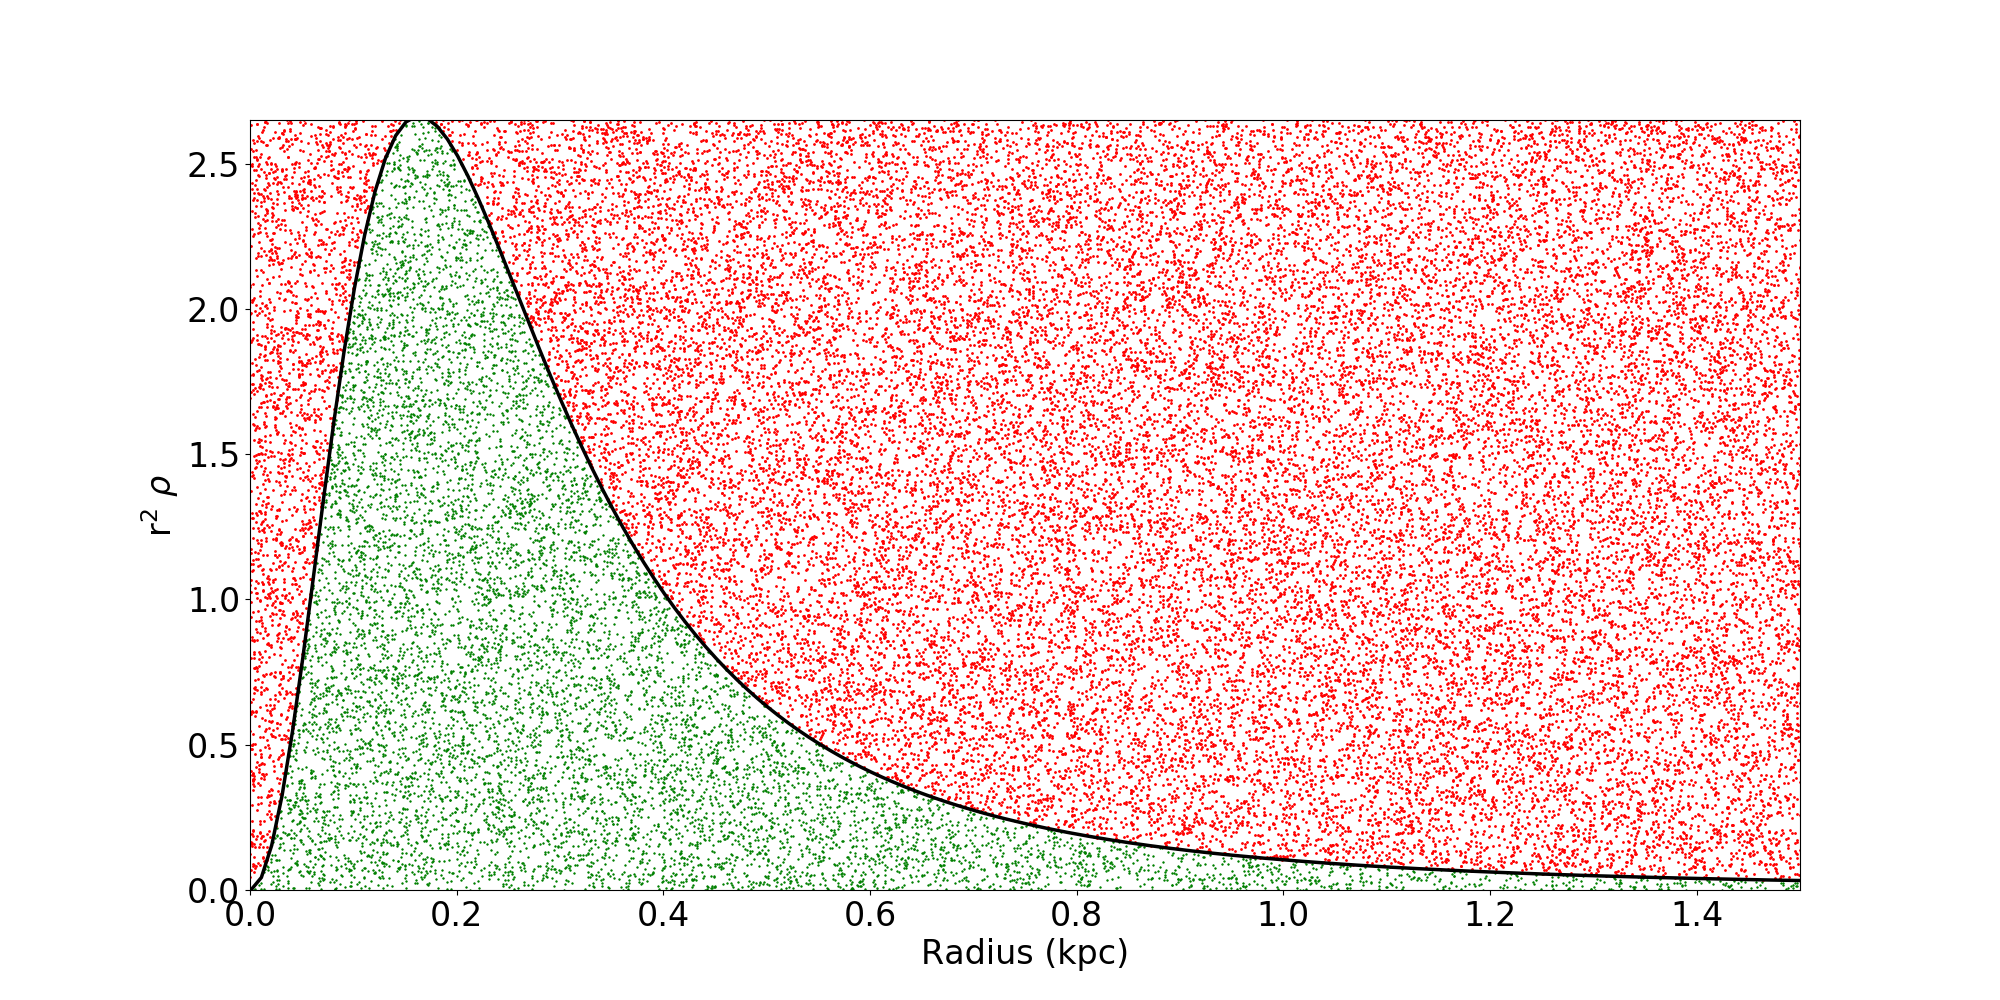

This chart was generated by the following Python code:
#! /usr/bin/python
#/* Copyright (c) 2018 Siddhartha Shelton */
import random
import math as mt
import matplotlib.pyplot as plt
random.seed(a = 687651463)

class sampling:
    def __init__(self, scale_r, M):
        self.radii = []
        self.funcp = []
        self.fs    = []
        self.throw_away_r = []
        self.throw_away_funcp = []
        
        self.M = M
        self.a = scale_r
        self.max_r = mt.sqrt(2.0 / 3.0) * scale_r
        self.max_rsq_rho = self.plummer_rsq_den(self.max_r)
        
        
    def plummer_rsq_den(self, r):
        coeff = (3.0 * self.M) / (4.0 * mt.pi * self.a**3.0)
        quot = ((r * r) / (self.a * self.a))
        
        den = coeff * r * r * (1.0 + quot)**(-5.0 / 2.0)
        return den
        
    def rejection_sample(self):
        counter = 0
        counter2 = 0
        N = 10000
        self.massper = self.M / float(N)
        
        while(counter < N):
            u = random.uniform(0.0, 1.0)
            r = random.uniform(0.0, 1.0) * 10. * self.a
            
            rsq_rho = self.plummer_rsq_den(r) 
            test = rsq_rho / (self.max_rsq_rho)
            
            if(test >= u):
                self.radii.append( r)
                self.funcp.append(u * self.max_rsq_rho)
                counter += 1
            else:
                counter2 += 1
                self.throw_away_r.append( r)
                self.throw_away_funcp.append(u * self.max_rsq_rho )
        
        
        
    def get_func_vals(self, dN):
        x = 0.001
        self.rs = []
        self.fs = []
        self.fs_hist = []
        for i in range(1000):
            self.rs.append(x)
            self.fs.append(self.plummer_rsq_den(x))
            self.fs_hist.append(4.0 * mt.pi * self.plummer_rsq_den(x) * dN / self.massper)
            x += 0.01
    
    
    def bin_all(self, radii):
        binN = 50
        bin_upper = 2.0
        bin_lower = 0.0
        bin_width = abs(bin_upper - bin_lower) / float(binN)
        counts = []
        bins = []
        cur_bin_lower = bin_lower
        cur_bin_upper = bin_lower + bin_width
        
        for j in range(binN):
            counts.append(0.0)
            bins.append(bin_lower + bin_width * (j + 0.5) ) 
        
        for i in range(0, len(radii)):
            cur_bin_lower = bin_lower
            cur_bin_upper = bin_lower + bin_width
            for j in range(0, binN):
                if(radii[i] > cur_bin_lower and radii[i] <= cur_bin_upper):
                    counts[j] += 1.0 
                    break
                cur_bin_lower += bin_width 
                cur_bin_upper += bin_width
            
        self.counts = counts
        self.bins = bins
        self.bin_width = bin_width
    
    def plot(self, plot_name):
        plt.figure(figsize=(20, 10))
        plt.ylim(0.0, 2.65)
        plt.xlim(0.0, 1.5)
        plt.tick_params(axis='y', which='major', labelsize=24)
        plt.tick_params(axis='x', which='major', labelsize=24)
        plt.xlabel('Radius (kpc)', fontsize=28)
        plt.ylabel(r'r$^2$ $\rho$', fontsize=28)
        plt.plot(self.radii, self.funcp, '+', markersize = 1, color = 'g', marker = '+')
        plt.plot(self.throw_away_r, self.throw_away_funcp, '.', markersize = 1.0, color = 'r', marker = 'o')
        plt.plot(self.rs, self.fs, color = 'k', linewidth = 2.5, linestyle = '-')
        plt.savefig("sampling_plot" + plot_name + ".eps", format='eps')
        plt.clf()
    
    def plot_hists(self, counts, bins, plot_name):
        #plt.ylim(0.0, 3.0)
        plt.xlim(0.0, 1.5)
        #print len(self.rs), len(self.fs)
        #print counts
        plt.plot(self.rs, self.fs_hist, color = 'k', linewidth = 2, linestyle = '-')
        plt.bar(bins, counts, color = 'g', width = 0.05)
        plt.savefig("sampling_plot" + plot_name + ".png", format='png')
        plt.clf()
        

def main():
    s = sampling(0.2, 12)
    s.rejection_sample()
    s.bin_all(s.radii)
    s.get_func_vals(s.bin_width)
    s.plot_hists(s.counts, s.bins, '2')
    s.plot('')
    
    #s.bin_all(s.throw_away_r)
    #s.get_func_vals(s.bin_width)
    #s.plot_hists(s.counts, s.bins, '3')
    
    
main()